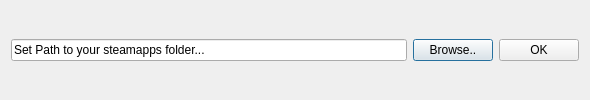
<?xml version="1.0" encoding="UTF-8"?>
<ui version="4.0">
 <class>Dialog</class>
 <widget class="QDialog" name="Dialog">
  <property name="geometry">
   <rect>
    <x>0</x>
    <y>0</y>
    <width>590</width>
    <height>100</height>
   </rect>
  </property>
  <property name="windowTitle">
   <string>Set your steamapps/ path</string>
  </property>
  <layout class="QGridLayout" name="gridLayout">
   <item row="1" column="2">
    <widget class="QPushButton" name="BrowseButton">
     <property name="text">
      <string>Browse..</string>
     </property>
    </widget>
   </item>
   <item row="1" column="3">
    <widget class="QPushButton" name="ConfirmButton">
     <property name="text">
      <string>OK</string>
     </property>
    </widget>
   </item>
   <item row="1" column="0">
    <widget class="QLineEdit" name="SteamPath">
     <property name="text">
      <string>Set Path to your steamapps folder...</string>
     </property>
     <property name="readOnly">
      <bool>true</bool>
     </property>
     <property name="clearButtonEnabled">
      <bool>false</bool>
     </property>
    </widget>
   </item>
  </layout>
 </widget>
 <resources/>
 <connections/>
</ui>
